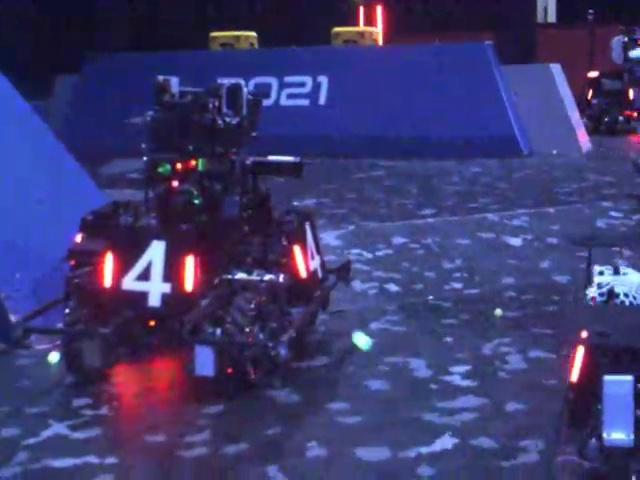
//> input picture zuoye.jpeg, 640 x 480 px
$ ./zuoye4   (built with g++ and OpenCV 4)
//> lines starting //> are read from the running program, lines starting //| are printed output that depends on the picture
#include"opencv2/opencv.hpp"
using namespace cv;
using namespace std;


int main()
{

    const char filename_2[] = "zuoye.jpeg";
    vector<Mat> img_channels;
    Mat img = imread(filename_2);
//> img is the input picture: 480 rows x 640 cols, CV_8UC3; mean B, G, R 111.4, 57.7, 60.1
    imshow ("img",img);
    Mat redminblue,blueminred,imgGray;


    split(img, img_channels);
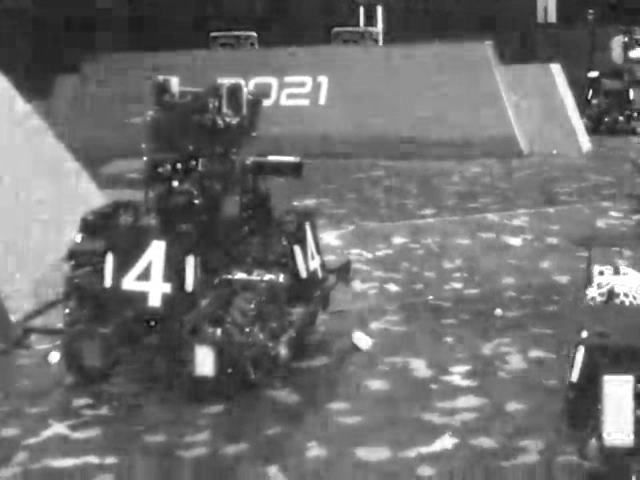
//> img_channels[0]: 480 rows x 640 cols, CV_8UC1; min 7, max 255, mean 111.4
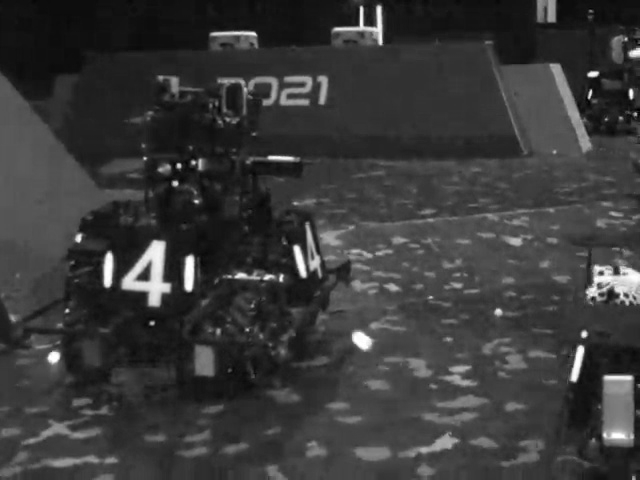
//> img_channels[1]: 480 rows x 640 cols, CV_8UC1; min 0, max 255, mean 57.7
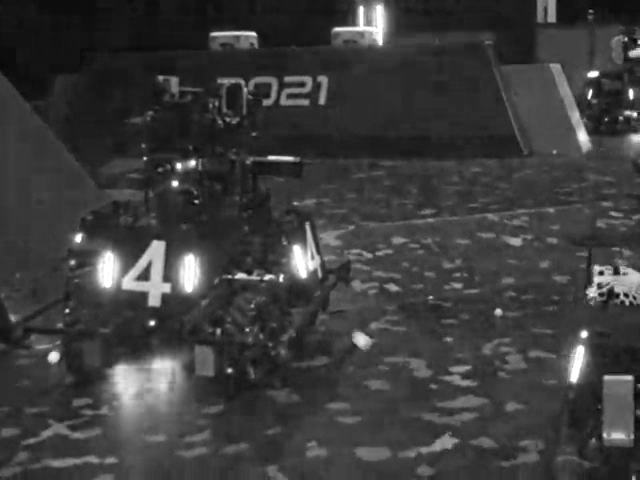
//> img_channels[2]: 480 rows x 640 cols, CV_8UC1; min 4, max 255, mean 60.1
    cvtColor(img, imgGray, COLOR_BGR2GRAY);
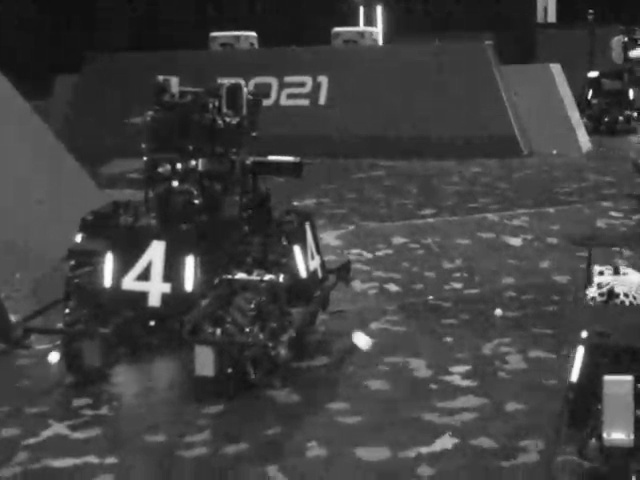
//> imgGray: 480 rows x 640 cols, CV_8UC1; min 10, max 255, mean 64.6
    Mat bluechannel = img_channels.at(0);
    Mat greenchannel = img_channels.at(1);
    Mat redchannel = img_channels.at(2);

    imshow("Gray", imgGray);
    // imshow("redchannel", redchannel);

    // imshow("bluechannel", bluechannel);

    int flag,flag_gray = 0;

    //绿色通道取反
    bitwise_not(bluechannel, bluechannel);
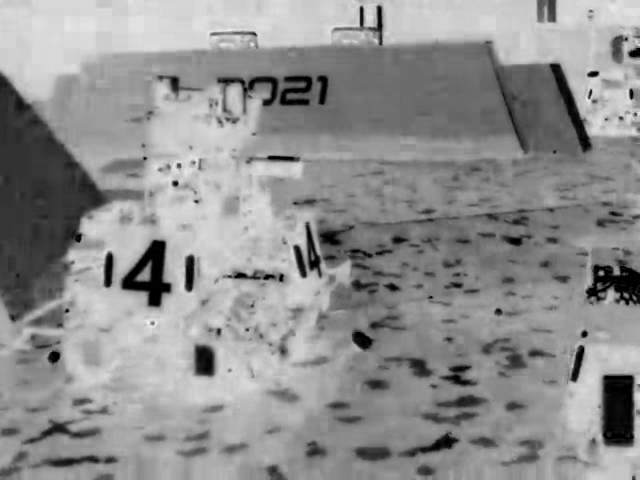
//> bluechannel: 480 rows x 640 cols, CV_8UC1; min 0, max 248, mean 143.6
    Mat out,out2;
    bitwise_and(redchannel, bluechannel, redminblue);
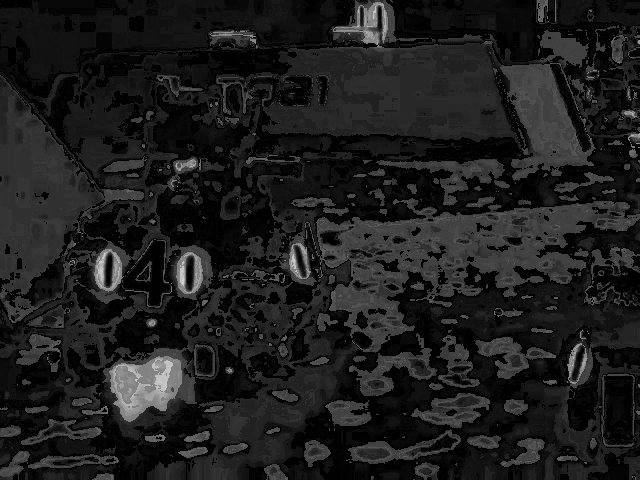
//> redminblue: 480 rows x 640 cols, CV_8UC1; min 0, max 210, mean 29.6
    namedWindow("trackbar", WINDOW_AUTOSIZE);
    createTrackbar("flag", "trackbar", &flag, 255);
    createTrackbar("flag_gray", "trackbar", &flag_gray, 255);

    Mat out_two;

    //二值化
    while (true)
    {
        threshold(redminblue, out,flag, 255, THRESH_BINARY);
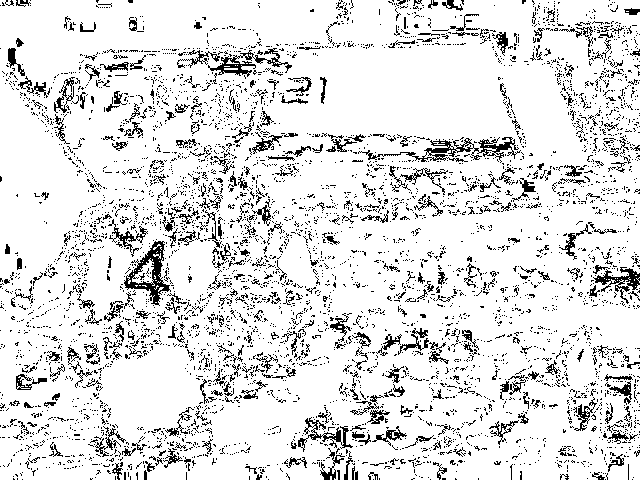
//> out: 480 rows x 640 cols, CV_8UC1; 87.9% white; black in thin lines or dots
        threshold(imgGray, out2,flag_gray, 255, THRESH_BINARY);
//> out2: 480 rows x 640 cols, CV_8UC1; every value is 255


        bitwise_and(out, out2, out_two);

        imshow("out_two", out_two);
        imshow("gray", out2);
        imshow("min", out);
        waitKey(1);
    }


    waitKey(0);

    return 0;


}
